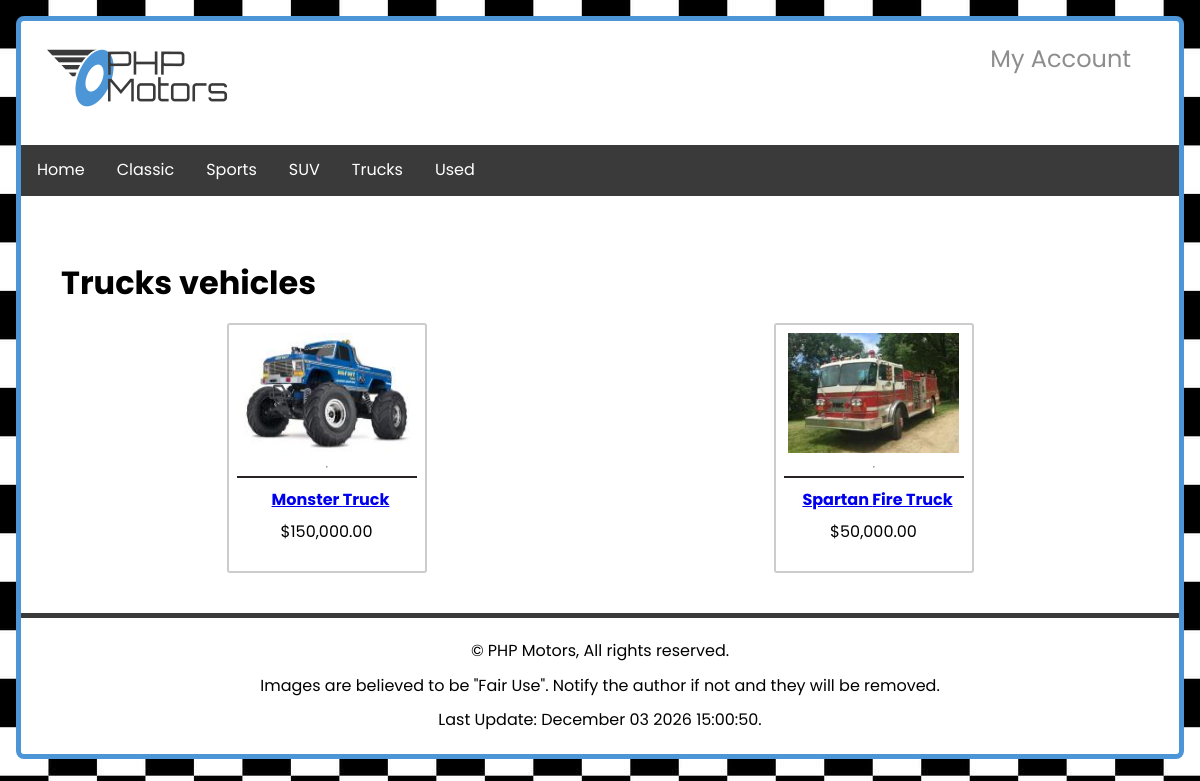
The page /vehicles/?action=classification&classificationName=Trucks on the database its author committed.
### tables this page shows
CREATE TABLE `carclassification` (
  `classificationId` int NOT NULL,
  `classificationName` varchar(30) NOT NULL
);

CREATE TABLE `images` (
  `imgId` int NOT NULL,
  `invId` int NOT NULL,
  `imgName` varchar(100) NOT NULL,
  `imgPath` varchar(150) NOT NULL,
  `imgDate` timestamp NOT NULL DEFAULT CURRENT_TIMESTAMP,
  `imgPrimary` tinyint(1) NOT NULL DEFAULT '0'
);

CREATE TABLE `inventory` (
  `invId` int NOT NULL,
  `invMake` varchar(30) NOT NULL,
  `invModel` varchar(30) NOT NULL,
  `invDescription` text NOT NULL,
  `invImage` varchar(50) NOT NULL,
  `invThumbnail` varchar(50) NOT NULL,
  `invPrice` decimal(10,0) NOT NULL,
  `invStock` smallint NOT NULL,
  `invColor` varchar(20) NOT NULL,
  `classificationId` int NOT NULL
);

### model/main-model.php (called while the page is built, shortened)
<?php
function getClassifications() {
  $db = phpmotorsConnect();
  $sql = 'SELECT classificationId, classificationName FROM carclassification ORDER BY classificationName ASC';
  $stmt = $db->prepare($sql);
  $stmt->execute();
  $classifications = $stmt->fetchAll();
  return $classifications;
}
?>

### model/vehicles-model.php (called while the page is built, shortened)
<?php
function getVehiclesByClassification($classificationName) {
  $db = phpmotorsConnect();
  $sql = "SELECT * FROM inventory JOIN images ON inventory.invId = images.invId WHERE images.imgPrimary = 1 AND images.imgName LIKE '%-tn.%' AND inventory.classificationId IN (SELECT classificationId FROM carclassification WHERE classificationName = :classificationName)";
  $stmt = $db->prepare($sql);
  $stmt->bindValue(':classificationName', $classificationName, PDO::PARAM_STR);
  $stmt->execute();
  $vehicles = $stmt->fetchAll(PDO::FETCH_ASSOC);
  return $vehicles;
}
?>

### library/functions.php (the view, shortened to what this page needs)
<?php
function navList($classifications){
  $navList = '<ul class="nav">';
  $navList .= "<li><a href='/phpmotors/index.php' title='View the PHP Motors home page'>Home</a></li>";
  foreach ($classifications as $classification) {
    $navList .= "<li><a href='/phpmotors/vehicles/?action=classification&classificationName="  .urlencode($classification['classificationName'])."' title='View our $classification[classificationName] lineup of vehicles'>$classification[classificationName]</a></li>";
  }
  $navList .= '</ul>';
  return $navList;
}
 function buildVehiclesDisplay($vehicles) {
  $dv = '<ul id="inv-display">';
  foreach ($vehicles as $vehicle) {
      $dv .= '<li class="car-list">';
      $dv .= '<div class="car-image">';
      $dv .= "<a href='/phpmotors/vehicles/?action=details&invId=$vehicle[invId]' title='$vehicle[invModel] Details'>";
      $dv .= "<img src='$vehicle[invThumbnail]' alt='Image of $vehicle[invMake] $vehicle[invModel] on phpmotors.com'>";
      $dv .= '</a>';
      $dv .= '</div>';
      $dv .= '<hr>';
      $dv .= '<div class="infoCar">';
      $dv .= "<a  href='/phpmotors/vehicles/?action=details&invId=$vehicle[invId]' title='$vehicle[invModel] Details'>";
      $dv .= "<h2>$vehicle[invMake] $vehicle[invModel]</h2>";
      $dv .= '</a>';
      $dv .= '<span>$' . number_format($vehicle['invPrice'], 2) . '</span>';
      $dv .= '</div>';
      $dv .= '</li>';
  }
  $dv .= '</ul>';
  return $dv;
}
?>

### css/small.css (style rules this page uses)
html { box-sizing: border-box; }
*, *:before, *:after { box-sizing: inherit; }
#inv-display { margin: 0; padding: 0; display: flex; flex-direction: column; justify-content: center; }
.car-image { display: flex; justify-content: center; }
#inv-display li { margin-bottom: .5em; border: 2.5px #ccc solid; list-style-type: none; flex: 1 1 auto; border-radius: 3px; padding: 0.5em; text-align: center; }
#inv-display li img { max-width: 100%; height: 120px; }
body { font-family: 'Poppins', sans-serif; background-image: url("../images/site/small_check.jpg"); }
h1, h2 { font-size: 1.5rem; margin-left: 0.5rem; }
ul.nav { background-color: #3a3a3a; list-style: none; display: flex; flex-direction: row; padding: 1rem 0; }
nav ul li a { color: white; text-decoration: none; padding: 1rem 0; margin: 0 0.25rem; }

### css/medium.css (style rules this page uses)
@media only screen and (min-width: 35rem) { body { padding: 1rem; } }
@media only screen and (min-width: 35rem) { #inv-display { justify-content: space-around; flex-direction: row; } }
@media only screen and (min-width: 35rem) { #inv-display h2 { font-size: 1rem; } }
@media only screen and (min-width: 35rem) { #inv-display li { max-width: 200px; flex: 1 0 auto; text-align: center; height: 250px; display: flex; flex-direction: column; justify-content: space-between; } }
@media only screen and (min-width: 35rem) { #inv-display div { width: 100%; } }
@media only screen and (min-width: 35rem) { .infoCar { border-top: 2px solid rgb(39, 35, 35); height: 100px; } }
@media only screen and (min-width: 35rem) { .car-list { border-radius: 2px; } }

### css/large.css (style rules this page uses)
@media only screen and (min-width: 62rem) { nav ul li a { color: white; text-decoration: none; padding: 1rem 0; margin: 0 1rem; } }
@media only screen and (min-width: 62rem) { #inv-display h2 { font-size: 1rem; } }
@media only screen and (min-width: 62rem) { #inv-display li { max-width: 200px; flex: 1 0 auto; text-align: center; height: 250px; display: flex; flex-direction: column; justify-content: space-between; } }
@media only screen and (min-width: 62rem) { #inv-display div { width: 100%; } }

### rows shown on the page
carclassification: classificationName "Classic"
carclassification: classificationName "Sports"
carclassification: classificationName "SUV"
carclassification: classificationName "Trucks"
carclassification: classificationName "Used"
images: invId.invThumbnail (picture), invId.invMake "Monster", invId.invModel "Truck", invId.invPrice "150,000.00"
images: invId.invThumbnail (picture), invId.invMake "Spartan", invId.invModel "Fire Truck", invId.invPrice "50,000.00"

### other values the page prints
$classificationName "Trucks"
date('F d Y H:i:s.',getlastmod()) "December 03 2026 15:00:50."
